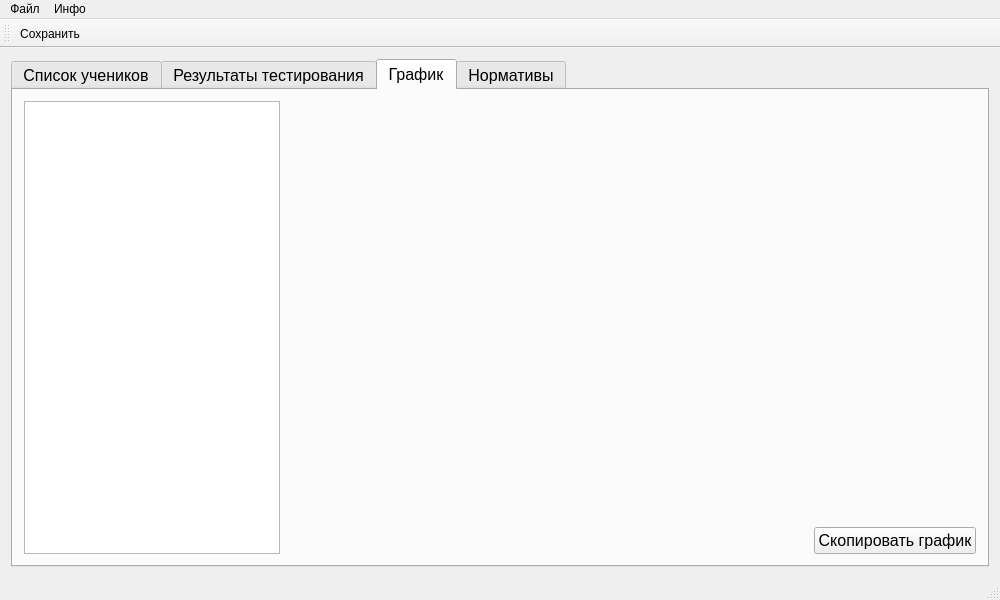
<?xml version="1.0" encoding="UTF-8"?>
<ui version="4.0">
 <class>MainWindow</class>
 <widget class="QMainWindow" name="MainWindow">
  <property name="enabled">
   <bool>true</bool>
  </property>
  <property name="geometry">
   <rect>
    <x>0</x>
    <y>0</y>
    <width>1000</width>
    <height>600</height>
   </rect>
  </property>
  <property name="windowTitle">
   <string>Калькулятор физ. подготовки - LeoMur</string>
  </property>
  <property name="windowIcon">
   <iconset>
    <normaloff>:/new/PE_Calc.ico</normaloff>:/new/PE_Calc.ico</iconset>
  </property>
  <property name="autoFillBackground">
   <bool>false</bool>
  </property>
  <widget class="QWidget" name="centralWidget">
   <layout class="QGridLayout" name="gridLayout_3">
    <item row="0" column="0">
     <widget class="QTabWidget" name="tabWidget">
      <property name="enabled">
       <bool>true</bool>
      </property>
      <property name="font">
       <font>
        <pointsize>12</pointsize>
       </font>
      </property>
      <property name="tabShape">
       <enum>QTabWidget::Rounded</enum>
      </property>
      <property name="currentIndex">
       <number>2</number>
      </property>
      <property name="usesScrollButtons">
       <bool>true</bool>
      </property>
      <property name="documentMode">
       <bool>false</bool>
      </property>
      <property name="tabsClosable">
       <bool>false</bool>
      </property>
      <property name="movable">
       <bool>true</bool>
      </property>
      <widget class="QWidget" name="tab_3">
       <attribute name="title">
        <string>Список учеников</string>
       </attribute>
       <layout class="QGridLayout" name="gridLayout">
        <item row="0" column="0">
         <layout class="QGridLayout" name="gridLayout_2">
          <item row="0" column="0">
           <layout class="QVBoxLayout" name="verticalLayout_4">
            <item>
             <widget class="QScrollArea" name="scrollArea">
              <property name="horizontalScrollBarPolicy">
               <enum>Qt::ScrollBarAlwaysOff</enum>
              </property>
              <property name="widgetResizable">
               <bool>true</bool>
              </property>
              <widget class="QWidget" name="scrollAreaWidgetContents">
               <property name="geometry">
                <rect>
                 <x>0</x>
                 <y>0</y>
                 <width>471</width>
                 <height>418</height>
                </rect>
               </property>
              </widget>
             </widget>
            </item>
            <item>
             <widget class="QPushButton" name="pushButton_4">
              <property name="toolTip">
               <string>Выбрать создание нового ученика</string>
              </property>
              <property name="text">
               <string>Новый</string>
              </property>
             </widget>
            </item>
           </layout>
          </item>
          <item row="0" column="1">
           <layout class="QVBoxLayout" name="verticalLayout_2">
            <property name="spacing">
             <number>6</number>
            </property>
            <item>
             <layout class="QHBoxLayout" name="horizontalLayout_3">
              <item>
               <spacer name="horizontalSpacer">
                <property name="orientation">
                 <enum>Qt::Horizontal</enum>
                </property>
                <property name="sizeHint" stdset="0">
                 <size>
                  <width>40</width>
                  <height>20</height>
                 </size>
                </property>
               </spacer>
              </item>
              <item>
               <widget class="QPushButton" name="groupname_but">
                <property name="font">
                 <font>
                  <pointsize>24</pointsize>
                  <weight>75</weight>
                  <bold>true</bold>
                 </font>
                </property>
                <property name="toolTip">
                 <string>Нажмите, чтобы изменить название группы</string>
                </property>
                <property name="text">
                 <string>Название группы</string>
                </property>
                <property name="autoRepeat">
                 <bool>false</bool>
                </property>
                <property name="flat">
                 <bool>true</bool>
                </property>
               </widget>
              </item>
             </layout>
            </item>
            <item>
             <spacer name="verticalSpacer">
              <property name="orientation">
               <enum>Qt::Vertical</enum>
              </property>
              <property name="sizeType">
               <enum>QSizePolicy::Preferred</enum>
              </property>
              <property name="sizeHint" stdset="0">
               <size>
                <width>20</width>
                <height>40</height>
               </size>
              </property>
             </spacer>
            </item>
            <item>
             <layout class="QHBoxLayout" name="horizontalLayout">
              <item>
               <widget class="QLineEdit" name="lineEdit_2">
                <property name="mouseTracking">
                 <bool>true</bool>
                </property>
                <property name="acceptDrops">
                 <bool>true</bool>
                </property>
                <property name="toolTip">
                 <string>Фамилия</string>
                </property>
                <property name="statusTip">
                 <string/>
                </property>
                <property name="whatsThis">
                 <string/>
                </property>
                <property name="accessibleName">
                 <string/>
                </property>
                <property name="inputMask">
                 <string/>
                </property>
                <property name="text">
                 <string/>
                </property>
                <property name="echoMode">
                 <enum>QLineEdit::Normal</enum>
                </property>
                <property name="dragEnabled">
                 <bool>false</bool>
                </property>
                <property name="readOnly">
                 <bool>false</bool>
                </property>
                <property name="placeholderText">
                 <string>Фамилия, Имя</string>
                </property>
                <property name="cursorMoveStyle">
                 <enum>Qt::LogicalMoveStyle</enum>
                </property>
                <property name="clearButtonEnabled">
                 <bool>true</bool>
                </property>
               </widget>
              </item>
              <item>
               <widget class="QLineEdit" name="lineEdit">
                <property name="enabled">
                 <bool>false</bool>
                </property>
                <property name="sizePolicy">
                 <sizepolicy hsizetype="Ignored" vsizetype="Fixed">
                  <horstretch>0</horstretch>
                  <verstretch>0</verstretch>
                 </sizepolicy>
                </property>
                <property name="toolTip">
                 <string>&lt;html&gt;&lt;head/&gt;&lt;body&gt;&lt;p&gt;Имя&lt;/p&gt;&lt;/body&gt;&lt;/html&gt;</string>
                </property>
                <property name="statusTip">
                 <string/>
                </property>
                <property name="whatsThis">
                 <string/>
                </property>
                <property name="inputMask">
                 <string/>
                </property>
                <property name="text">
                 <string extracomment="Имя"/>
                </property>
                <property name="placeholderText">
                 <string>Имя</string>
                </property>
                <property name="clearButtonEnabled">
                 <bool>true</bool>
                </property>
               </widget>
              </item>
             </layout>
            </item>
            <item>
             <widget class="QLabel" name="label_2">
              <property name="layoutDirection">
               <enum>Qt::LeftToRight</enum>
              </property>
              <property name="text">
               <string>&lt;html&gt;&lt;head/&gt;&lt;body&gt;&lt;p&gt;&lt;span style=&quot; font-size:12pt; font-style:italic;&quot;&gt;Год рождения:&lt;/span&gt;&lt;/p&gt;&lt;/body&gt;&lt;/html&gt;</string>
              </property>
             </widget>
            </item>
            <item>
             <layout class="QHBoxLayout" name="horizontalLayout_7">
              <property name="bottomMargin">
               <number>0</number>
              </property>
              <item>
               <spacer name="horizontalSpacer_3">
                <property name="orientation">
                 <enum>Qt::Horizontal</enum>
                </property>
                <property name="sizeType">
                 <enum>QSizePolicy::Fixed</enum>
                </property>
                <property name="sizeHint" stdset="0">
                 <size>
                  <width>40</width>
                  <height>20</height>
                 </size>
                </property>
               </spacer>
              </item>
              <item>
               <layout class="QVBoxLayout" name="verticalLayout_5">
                <item>
                 <widget class="QRadioButton" name="radioButton">
                  <property name="text">
                   <string>На год меньше</string>
                  </property>
                  <attribute name="buttonGroup">
                   <string notr="true">buttonGroup</string>
                  </attribute>
                 </widget>
                </item>
                <item>
                 <layout class="QHBoxLayout" name="horizontalLayout_5">
                  <item>
                   <widget class="QRadioButton" name="radioButton_2">
                    <property name="text">
                     <string>2000</string>
                    </property>
                    <property name="checked">
                     <bool>true</bool>
                    </property>
                    <attribute name="buttonGroup">
                     <string notr="true">buttonGroup</string>
                    </attribute>
                   </widget>
                  </item>
                  <item>
                   <widget class="QPushButton" name="pushButton_5">
                    <property name="toolTip">
                     <string>Изменить год рождения, задаваемый по умолчанию</string>
                    </property>
                    <property name="text">
                     <string>Изменить</string>
                    </property>
                   </widget>
                  </item>
                 </layout>
                </item>
                <item>
                 <widget class="QRadioButton" name="radioButton_3">
                  <property name="text">
                   <string>На год больше</string>
                  </property>
                  <attribute name="buttonGroup">
                   <string notr="true">buttonGroup</string>
                  </attribute>
                 </widget>
                </item>
                <item>
                 <layout class="QHBoxLayout" name="horizontalLayout_4">
                  <item>
                   <widget class="QRadioButton" name="radioButton_4">
                    <property name="toolTip">
                     <string>Другие варианты</string>
                    </property>
                    <property name="text">
                     <string>Особый случай</string>
                    </property>
                    <attribute name="buttonGroup">
                     <string notr="true">buttonGroup</string>
                    </attribute>
                   </widget>
                  </item>
                  <item>
                   <widget class="QLabel" name="label">
                    <property name="text">
                     <string/>
                    </property>
                   </widget>
                  </item>
                 </layout>
                </item>
               </layout>
              </item>
             </layout>
            </item>
            <item>
             <layout class="QVBoxLayout" name="verticalLayout_3">
              <property name="bottomMargin">
               <number>0</number>
              </property>
              <item>
               <widget class="QLabel" name="label_3">
                <property name="text">
                 <string>&lt;html&gt;&lt;head/&gt;&lt;body&gt;&lt;p&gt;&lt;span style=&quot; font-size:12pt; font-style:italic;&quot;&gt;Пол:&lt;/span&gt;&lt;/p&gt;&lt;/body&gt;&lt;/html&gt;</string>
                </property>
               </widget>
              </item>
              <item>
               <layout class="QHBoxLayout" name="horizontalLayout_8" stretch="0,0,0">
                <property name="sizeConstraint">
                 <enum>QLayout::SetNoConstraint</enum>
                </property>
                <item>
                 <widget class="QRadioButton" name="male_but">
                  <property name="sizePolicy">
                   <sizepolicy hsizetype="Fixed" vsizetype="Fixed">
                    <horstretch>0</horstretch>
                    <verstretch>0</verstretch>
                   </sizepolicy>
                  </property>
                  <property name="text">
                   <string>Муж.</string>
                  </property>
                  <property name="checked">
                   <bool>true</bool>
                  </property>
                  <attribute name="buttonGroup">
                   <string notr="true">buttonGroup_2</string>
                  </attribute>
                 </widget>
                </item>
                <item>
                 <widget class="QRadioButton" name="female_but">
                  <property name="sizePolicy">
                   <sizepolicy hsizetype="Fixed" vsizetype="Fixed">
                    <horstretch>0</horstretch>
                    <verstretch>0</verstretch>
                   </sizepolicy>
                  </property>
                  <property name="text">
                   <string>Жен.</string>
                  </property>
                  <attribute name="buttonGroup">
                   <string notr="true">buttonGroup_2</string>
                  </attribute>
                 </widget>
                </item>
                <item>
                 <spacer name="horizontalSpacer_4">
                  <property name="orientation">
                   <enum>Qt::Horizontal</enum>
                  </property>
                  <property name="sizeHint" stdset="0">
                   <size>
                    <width>40</width>
                    <height>20</height>
                   </size>
                  </property>
                 </spacer>
                </item>
               </layout>
              </item>
             </layout>
            </item>
            <item>
             <layout class="QVBoxLayout" name="verticalLayout">
              <item>
               <widget class="QPushButton" name="pushButton">
                <property name="enabled">
                 <bool>true</bool>
                </property>
                <property name="sizePolicy">
                 <sizepolicy hsizetype="Expanding" vsizetype="Fixed">
                  <horstretch>0</horstretch>
                  <verstretch>0</verstretch>
                 </sizepolicy>
                </property>
                <property name="acceptDrops">
                 <bool>false</bool>
                </property>
                <property name="text">
                 <string>Добавить</string>
                </property>
                <property name="checkable">
                 <bool>false</bool>
                </property>
                <property name="checked">
                 <bool>false</bool>
                </property>
                <property name="autoRepeat">
                 <bool>false</bool>
                </property>
                <property name="autoExclusive">
                 <bool>false</bool>
                </property>
                <property name="autoDefault">
                 <bool>false</bool>
                </property>
                <property name="default">
                 <bool>false</bool>
                </property>
                <property name="flat">
                 <bool>false</bool>
                </property>
               </widget>
              </item>
              <item>
               <spacer name="verticalSpacer_2">
                <property name="orientation">
                 <enum>Qt::Vertical</enum>
                </property>
                <property name="sizeHint" stdset="0">
                 <size>
                  <width>20</width>
                  <height>40</height>
                 </size>
                </property>
               </spacer>
              </item>
             </layout>
            </item>
           </layout>
          </item>
         </layout>
        </item>
       </layout>
      </widget>
      <widget class="QWidget" name="tab_4">
       <attribute name="title">
        <string>Результаты тестирования</string>
       </attribute>
       <layout class="QGridLayout" name="gridLayout_4">
        <item row="0" column="0">
         <widget class="QTableWidget" name="tableWidget"/>
        </item>
        <item row="2" column="0">
         <layout class="QHBoxLayout" name="horizontalLayout_2">
          <property name="spacing">
           <number>6</number>
          </property>
          <property name="bottomMargin">
           <number>0</number>
          </property>
          <item>
           <spacer name="horizontalSpacer_2">
            <property name="orientation">
             <enum>Qt::Horizontal</enum>
            </property>
            <property name="sizeHint" stdset="0">
             <size>
              <width>40</width>
              <height>20</height>
             </size>
            </property>
           </spacer>
          </item>
          <item>
           <widget class="QPushButton" name="pushButton_2">
            <property name="toolTip">
             <string>Нажмите, чтобы удалить данные из таблицы</string>
            </property>
            <property name="text">
             <string>Очистить таблицу</string>
            </property>
           </widget>
          </item>
         </layout>
        </item>
       </layout>
      </widget>
      <widget class="QWidget" name="tab">
       <attribute name="title">
        <string>График</string>
       </attribute>
       <layout class="QHBoxLayout" name="horizontalLayout_6">
        <item>
         <widget class="QListWidget" name="listWidget">
          <property name="sizePolicy">
           <sizepolicy hsizetype="Fixed" vsizetype="Preferred">
            <horstretch>0</horstretch>
            <verstretch>0</verstretch>
           </sizepolicy>
          </property>
         </widget>
        </item>
        <item>
         <layout class="QVBoxLayout" name="verticalLayout_6">
          <item>
           <widget class="QCustomPlot" name="customplot" native="true">
            <property name="sizePolicy">
             <sizepolicy hsizetype="Preferred" vsizetype="Expanding">
              <horstretch>0</horstretch>
              <verstretch>0</verstretch>
             </sizepolicy>
            </property>
           </widget>
          </item>
          <item>
           <layout class="QHBoxLayout" name="horizontalLayout_10">
            <property name="spacing">
             <number>0</number>
            </property>
            <item>
             <widget class="QLabel" name="unit_fit_lbl">
              <property name="sizePolicy">
               <sizepolicy hsizetype="Expanding" vsizetype="Fixed">
                <horstretch>0</horstretch>
                <verstretch>0</verstretch>
               </sizepolicy>
              </property>
              <property name="font">
               <font>
                <pointsize>14</pointsize>
                <italic>true</italic>
               </font>
              </property>
              <property name="text">
               <string/>
              </property>
             </widget>
            </item>
            <item>
             <widget class="QPushButton" name="pushButton_7">
              <property name="toolTip">
               <string>График будет скопирован в буфер обмена</string>
              </property>
              <property name="text">
               <string>Скопировать график</string>
              </property>
             </widget>
            </item>
           </layout>
          </item>
         </layout>
        </item>
       </layout>
      </widget>
      <widget class="QWidget" name="tab_2">
       <attribute name="title">
        <string>Нормативы</string>
       </attribute>
       <layout class="QVBoxLayout" name="verticalLayout_7">
        <item>
         <widget class="QTableWidget" name="tableWidget_2"/>
        </item>
        <item>
         <layout class="QHBoxLayout" name="horizontalLayout_9">
          <property name="bottomMargin">
           <number>0</number>
          </property>
          <item>
           <spacer name="horizontalSpacer_5">
            <property name="orientation">
             <enum>Qt::Horizontal</enum>
            </property>
            <property name="sizeHint" stdset="0">
             <size>
              <width>40</width>
              <height>20</height>
             </size>
            </property>
           </spacer>
          </item>
          <item>
           <widget class="QPushButton" name="pushButton_3">
            <property name="text">
             <string>Добавить</string>
            </property>
           </widget>
          </item>
          <item>
           <widget class="QPushButton" name="pushButton_6">
            <property name="toolTip">
             <string>Удалит последний элемент из списка</string>
            </property>
            <property name="text">
             <string>Удалить последний</string>
            </property>
           </widget>
          </item>
         </layout>
        </item>
       </layout>
      </widget>
     </widget>
    </item>
   </layout>
  </widget>
  <widget class="QMenuBar" name="menuBar">
   <property name="geometry">
    <rect>
     <x>0</x>
     <y>0</y>
     <width>1000</width>
     <height>21</height>
    </rect>
   </property>
   <widget class="QMenu" name="menu">
    <property name="title">
     <string>Файл</string>
    </property>
    <addaction name="action_2"/>
    <addaction name="action_8"/>
   </widget>
   <widget class="QMenu" name="menu_2">
    <property name="title">
     <string>Инфо</string>
    </property>
    <addaction name="action_PE_Calc"/>
   </widget>
   <addaction name="menu"/>
   <addaction name="menu_2"/>
  </widget>
  <widget class="QToolBar" name="mainToolBar">
   <attribute name="toolBarArea">
    <enum>TopToolBarArea</enum>
   </attribute>
   <attribute name="toolBarBreak">
    <bool>false</bool>
   </attribute>
   <addaction name="action_8"/>
  </widget>
  <widget class="QStatusBar" name="statusBar"/>
  <action name="action">
   <property name="text">
    <string>Изменить расположение файлов</string>
   </property>
  </action>
  <action name="action_2">
   <property name="text">
    <string>Очистить список</string>
   </property>
  </action>
  <action name="action_3">
   <property name="text">
    <string>Физ. Подготовка</string>
   </property>
  </action>
  <action name="action_4">
   <property name="text">
    <string>Список учеников</string>
   </property>
  </action>
  <action name="action_5">
   <property name="text">
    <string>Нормативы</string>
   </property>
  </action>
  <action name="action_6">
   <property name="text">
    <string>Открыть другой класс</string>
   </property>
  </action>
  <action name="action_7">
   <property name="text">
    <string>Создать класс</string>
   </property>
  </action>
  <action name="action_8">
   <property name="icon">
    <iconset>
     <normaloff>:/new/3floppy_unmount_5956.png</normaloff>:/new/3floppy_unmount_5956.png</iconset>
   </property>
   <property name="text">
    <string>Сохранить</string>
   </property>
   <property name="shortcut">
    <string>Ctrl+S</string>
   </property>
  </action>
  <action name="action_9">
   <property name="icon">
    <iconset>
     <normaloff>:/new/gantela.gif</normaloff>:/new/gantela.gif</iconset>
   </property>
   <property name="text">
    <string>Открыть главное меню</string>
   </property>
  </action>
  <action name="action_PE_Calc">
   <property name="text">
    <string>О программе...</string>
   </property>
  </action>
 </widget>
 <layoutdefault spacing="6" margin="11"/>
 <customwidgets>
  <customwidget>
   <class>QCustomPlot</class>
   <extends>QWidget</extends>
   <header>qcustomplot.h</header>
   <container>1</container>
  </customwidget>
 </customwidgets>
 <tabstops>
  <tabstop>lineEdit_2</tabstop>
  <tabstop>lineEdit</tabstop>
  <tabstop>pushButton</tabstop>
  <tabstop>radioButton_2</tabstop>
  <tabstop>radioButton_4</tabstop>
  <tabstop>pushButton_4</tabstop>
  <tabstop>pushButton_5</tabstop>
  <tabstop>scrollArea</tabstop>
 </tabstops>
 <resources/>
 <connections>
  <connection>
   <sender>radioButton_2</sender>
   <signal>clicked()</signal>
   <receiver>label</receiver>
   <slot>clear()</slot>
   <hints>
    <hint type="sourcelabel">
     <x>759</x>
     <y>307</y>
    </hint>
    <hint type="destinationlabel">
     <x>972</x>
     <y>369</y>
    </hint>
   </hints>
  </connection>
  <connection>
   <sender>radioButton</sender>
   <signal>clicked()</signal>
   <receiver>label</receiver>
   <slot>clear()</slot>
   <hints>
    <hint type="sourcelabel">
     <x>973</x>
     <y>275</y>
    </hint>
    <hint type="destinationlabel">
     <x>972</x>
     <y>369</y>
    </hint>
   </hints>
  </connection>
  <connection>
   <sender>radioButton_3</sender>
   <signal>clicked()</signal>
   <receiver>label</receiver>
   <slot>clear()</slot>
   <hints>
    <hint type="sourcelabel">
     <x>973</x>
     <y>339</y>
    </hint>
    <hint type="destinationlabel">
     <x>972</x>
     <y>369</y>
    </hint>
   </hints>
  </connection>
 </connections>
 <buttongroups>
  <buttongroup name="buttonGroup_2"/>
  <buttongroup name="buttonGroup"/>
 </buttongroups>
</ui>
